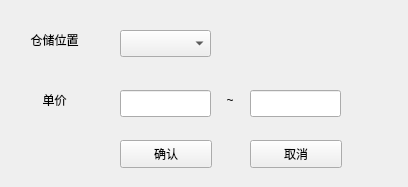
<?xml version="1.0" encoding="UTF-8"?>
<ui version="4.0">
 <class>selectsock</class>
 <widget class="QWidget" name="selectsock">
  <property name="geometry">
   <rect>
    <x>0</x>
    <y>0</y>
    <width>408</width>
    <height>187</height>
   </rect>
  </property>
  <property name="windowTitle">
   <string>筛选</string>
  </property>
  <property name="windowIcon">
   <iconset resource="src.qrc">
    <normaloff>:/socks_icon_1.png</normaloff>:/socks_icon_1.png</iconset>
  </property>
  <widget class="QPushButton" name="btn_select">
   <property name="geometry">
    <rect>
     <x>120</x>
     <y>140</y>
     <width>92</width>
     <height>28</height>
    </rect>
   </property>
   <property name="text">
    <string>确认</string>
   </property>
  </widget>
  <widget class="QPushButton" name="btn_exit">
   <property name="geometry">
    <rect>
     <x>250</x>
     <y>140</y>
     <width>92</width>
     <height>28</height>
    </rect>
   </property>
   <property name="text">
    <string>取消</string>
   </property>
  </widget>
  <widget class="QComboBox" name="combo_position">
   <property name="geometry">
    <rect>
     <x>120</x>
     <y>30</y>
     <width>91</width>
     <height>27</height>
    </rect>
   </property>
  </widget>
  <widget class="QLabel" name="label_position">
   <property name="geometry">
    <rect>
     <x>20</x>
     <y>30</y>
     <width>69</width>
     <height>19</height>
    </rect>
   </property>
   <property name="text">
    <string>仓储位置</string>
   </property>
   <property name="alignment">
    <set>Qt::AlignCenter</set>
   </property>
  </widget>
  <widget class="QLabel" name="label_price">
   <property name="geometry">
    <rect>
     <x>20</x>
     <y>90</y>
     <width>69</width>
     <height>19</height>
    </rect>
   </property>
   <property name="text">
    <string>单价</string>
   </property>
   <property name="alignment">
    <set>Qt::AlignCenter</set>
   </property>
  </widget>
  <widget class="QLineEdit" name="line_minPrice">
   <property name="geometry">
    <rect>
     <x>120</x>
     <y>90</y>
     <width>91</width>
     <height>27</height>
    </rect>
   </property>
   <property name="alignment">
    <set>Qt::AlignCenter</set>
   </property>
  </widget>
  <widget class="QLineEdit" name="line_maxPrice">
   <property name="geometry">
    <rect>
     <x>250</x>
     <y>90</y>
     <width>91</width>
     <height>27</height>
    </rect>
   </property>
   <property name="alignment">
    <set>Qt::AlignCenter</set>
   </property>
  </widget>
  <widget class="QLabel" name="label_other">
   <property name="geometry">
    <rect>
     <x>220</x>
     <y>90</y>
     <width>20</width>
     <height>20</height>
    </rect>
   </property>
   <property name="text">
    <string>~</string>
   </property>
   <property name="alignment">
    <set>Qt::AlignCenter</set>
   </property>
  </widget>
 </widget>
 <tabstops>
  <tabstop>combo_position</tabstop>
  <tabstop>line_minPrice</tabstop>
  <tabstop>line_maxPrice</tabstop>
  <tabstop>btn_select</tabstop>
  <tabstop>btn_exit</tabstop>
 </tabstops>
 <resources>
  <include location="src.qrc"/>
 </resources>
 <connections/>
</ui>
